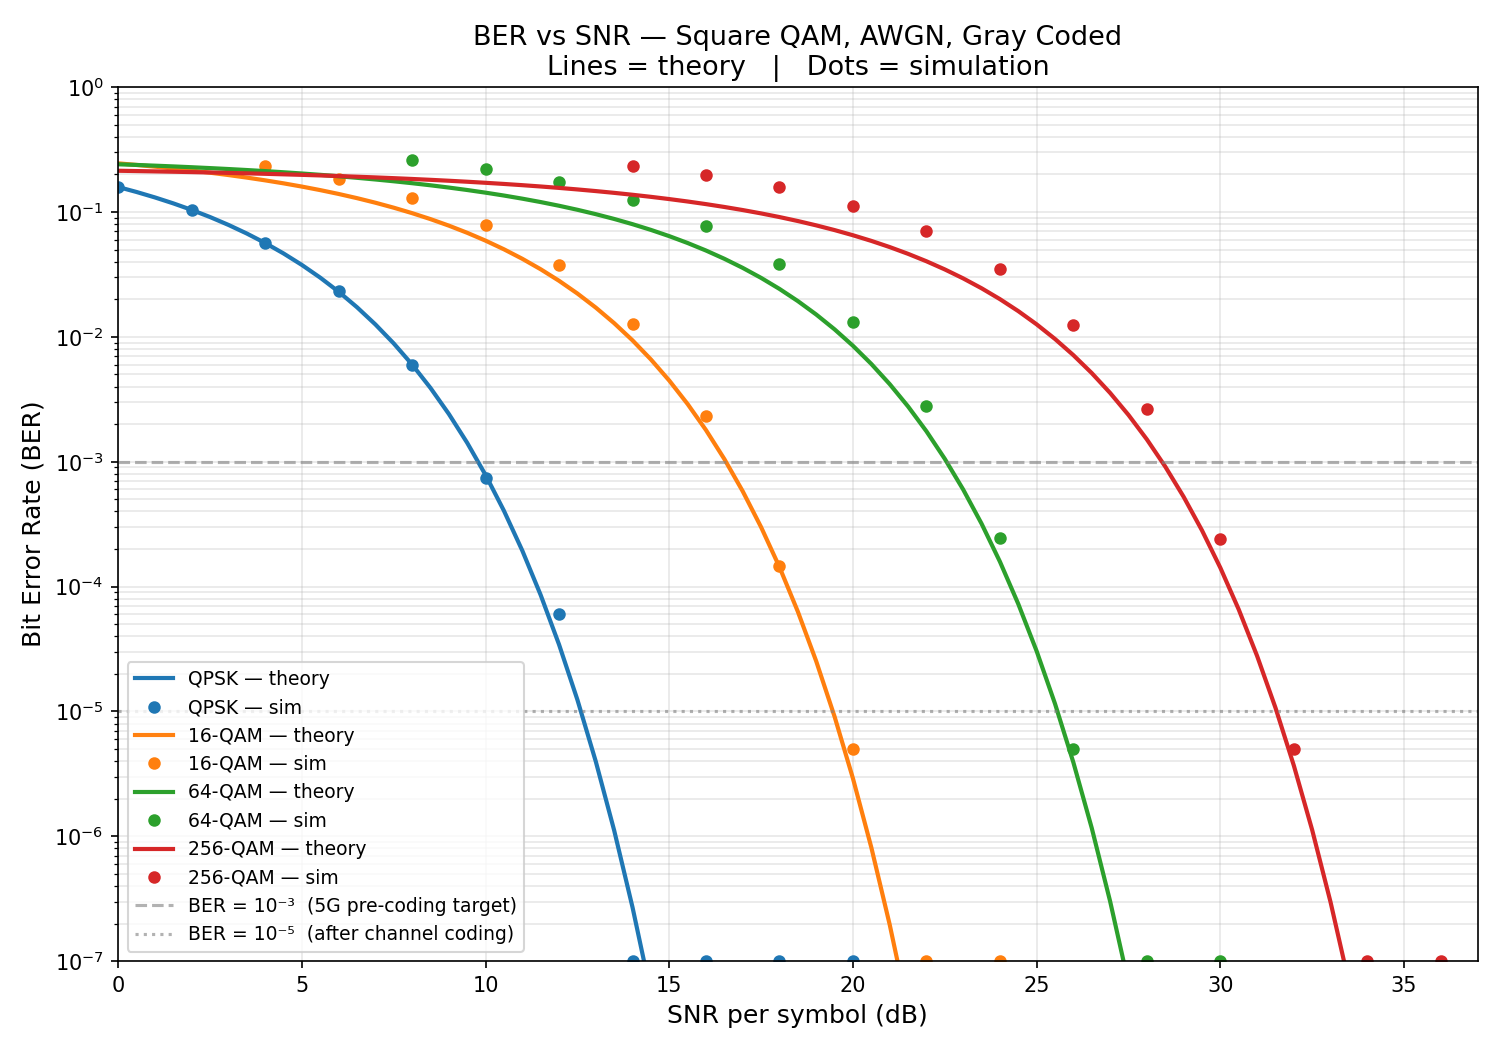

This chart was generated by the following Python code:
"""
Topic 3 — Modulation Schemes
Step 3: BER vs SNR curves — theory vs simulation.

Theory formula for square M-QAM over AWGN (Gray coded):

    BER ≈ (4/log₂M) × (1 − 1/√M) × Q(√(3·log₂M·Eb/N0 / (M−1)))

    where Q(x) = 0.5 × erfc(x / √2)
    and   Eb/N0 = SNR_sym / log₂M

What the plot shows:
  - Lines = theoretical BER (exact formula)
  - Dots  = simulated BER from transceiver.py
  - They overlap — validating the simulation
  - Higher M → curve shifts RIGHT (needs more SNR for same BER)

5G NR target BER: 10⁻³ before HARQ, ~10⁻⁵ after channel coding.

Run:
    python ber_curves.py
"""

import math
import numpy as np
import matplotlib
matplotlib.use('Agg')
import matplotlib.pyplot as plt
from transceiver import simulate_ber


# ─────────────────────────────────────────────────────────────────────
# Q-function and theoretical BER
# ─────────────────────────────────────────────────────────────────────
# Q(x) = P(Z > x) for Z ~ N(0,1).
# It answers: what fraction of noise samples are large enough to push
# a received point past the decision boundary into a wrong symbol?
#
# scipy's erfc(x) = 1 − erf(x) = 2·Q(x·√2), so Q(x) = 0.5·erfc(x/√2).

def q_func(x: np.ndarray) -> np.ndarray:
    return np.array([0.5 * math.erfc(v / math.sqrt(2)) for v in np.atleast_1d(x)])


def ber_theory(M: int, snr_db_range: np.ndarray) -> np.ndarray:
    """
    Theoretical BER for square M-QAM, AWGN, Gray coded.
    snr_db_range is SNR per symbol in dB.
    """
    snr_lin = 10 ** (snr_db_range / 10)
    k       = np.log2(M)
    eb_n0   = snr_lin / k

    # How many noise std-devs separate adjacent decision boundaries.
    # Larger → points further apart → lower BER.
    arg = np.sqrt(3 * k * eb_n0 / (M - 1))
    return (4 / k) * (1 - 1 / np.sqrt(M)) * q_func(arg)


def snr_for_ber(M: int, target_ber: float = 1e-3) -> float:
    """Binary search: SNR (dB) where theoretical BER = target_ber."""
    lo, hi = 0.0, 50.0
    for _ in range(60):
        mid = (lo + hi) / 2
        if ber_theory(M, np.array([mid]))[0] > target_ber:
            lo = mid
        else:
            hi = mid
    return (lo + hi) / 2


# ─────────────────────────────────────────────────────────────────────
# Plot
# ─────────────────────────────────────────────────────────────────────

def plot_ber_curves() -> None:
    snr_range = np.arange(0, 37, 0.5)
    configs = [
        (4,   'QPSK',    'tab:blue',   range(0,  22, 2)),
        (16,  '16-QAM',  'tab:orange', range(4,  26, 2)),
        (64,  '64-QAM',  'tab:green',  range(8,  32, 2)),
        (256, '256-QAM', 'tab:red',    range(14, 38, 2)),
    ]

    fig, ax = plt.subplots(figsize=(10, 7))

    for M, label, color, sim_snrs in configs:
        ber_th = ber_theory(M, snr_range)
        ax.semilogy(snr_range, ber_th, '-', color=color,
                    linewidth=2, label=f'{label} — theory')

        sim_bers = [max(simulate_ber(M, snr_db=s, n_symbols=100_000), 1e-7)
                    for s in sim_snrs]
        ax.semilogy(list(sim_snrs), sim_bers, 'o',
                    color=color, markersize=5, label=f'{label} — sim')

    ax.axhline(1e-3, color='gray', linestyle='--', alpha=0.6,
               label='BER = 10⁻³  (5G pre-coding target)')
    ax.axhline(1e-5, color='gray', linestyle=':',  alpha=0.6,
               label='BER = 10⁻⁵  (after channel coding)')

    ax.set_xlabel('SNR per symbol (dB)', fontsize=12)
    ax.set_ylabel('Bit Error Rate (BER)', fontsize=12)
    ax.set_title('BER vs SNR — Square QAM, AWGN, Gray Coded\n'
                 'Lines = theory   |   Dots = simulation', fontsize=13)
    ax.legend(fontsize=9, loc='lower left')
    ax.grid(True, which='both', alpha=0.3)
    ax.set_ylim([1e-7, 1])
    ax.set_xlim([0, 37])
    plt.tight_layout()
    plt.savefig('ber_curves.png', dpi=150)
    print("Plot saved → ber_curves.png")
    plt.show()


if __name__ == "__main__":
    print("=== SNR required to achieve BER = 10⁻³ (theory) ===\n")
    print(f"  {'Scheme':<10}  {'bits/sym':>10}  {'Required SNR (dB)':>20}")
    print("  " + "-" * 44)
    for M, name in [(4,'QPSK'), (16,'16-QAM'), (64,'64-QAM'), (256,'256-QAM')]:
        snr_req = snr_for_ber(M, target_ber=1e-3)
        print(f"  {name:<10}  {int(np.log2(M)):>10}  {snr_req:>20.1f}")
    print()
    print("  Each step up costs ~6–7 dB more SNR but adds 2 bits/symbol.")
    print()

    print("=== Theoretical BER at key SNR points ===\n")
    snr_points = [5, 10, 15, 20, 25, 30]
    header = "  {:>6}".format("SNR") + "".join(
        f"  {m:>12}" for m in ['QPSK', '16-QAM', '64-QAM', '256-QAM'])
    print(header)
    print("  " + "-" * (6 + 4 * 14))
    for snr in snr_points:
        row = f"  {snr:>6}"
        for M in [4, 16, 64, 256]:
            b = ber_theory(M, np.array([float(snr)]))[0]
            row += f"  {b:>12.2e}"
        print(row)
    print()

    plot_ber_curves()
